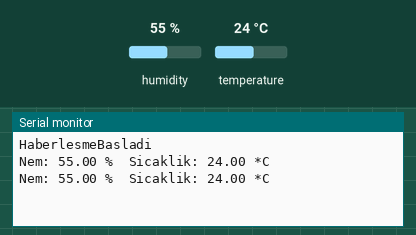
Bench run of a sketch on a simulated Arduino Uno, built with avr-gcc and run on an emulated ATmega328P. Parts: the last lines printed to the serial monitor. Wiring (inferred from the names in the program): DHT11 sensor: data pin 2. The inputs (shaded band) are chosen by the test bench; at power-on: humidity 55 %, temperature 24 °C.

Above: at 5.3 s.
5.4 s: humidity set to 22 %
At 8.0 s:
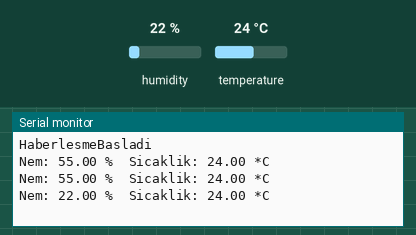
8.8 s: temperature set to 12 °C
At 10.0 s:
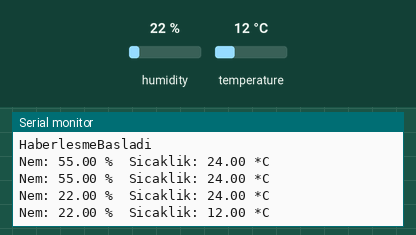
12.2 s: humidity set to 40 %
At 14.0 s:
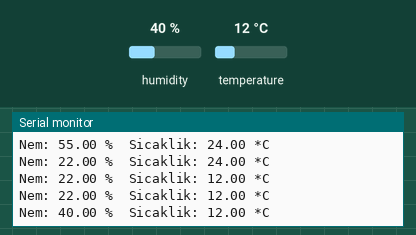
Timing chart, 0 to 15.5 s (numbered marks = the images above; inputs shaded):
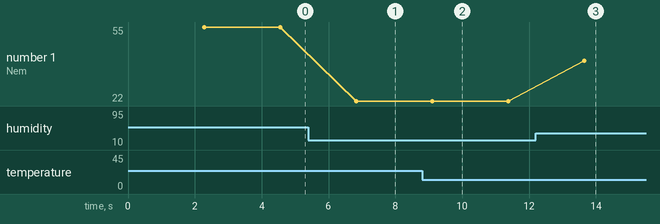

The sketch:

Bolum_3_Uyg_1.ino
```cpp
#include "DHT.h"
      #define DHTPIN 2
      #define DHTTYPE DHT11
      DHT dht(DHTPIN, DHTTYPE);
      void setup() {
        Serial.begin(9600);
Serial.println("HaberlesmeBasladi");
dht.begin();
}
void loop() {
  delay(2000);
 float h = dht.readHumidity();
 float t = dht.readTemperature();
if (isnan(h) || isnan(t))
{
Serial.println("Veri okunamadi!");
return;
}
Serial.print("Nem: ");
Serial.print(h);
Serial.print(" %\t");
Serial.print("Sicaklik: ");
Serial.print(t);
Serial.print(" *C ");
Serial.print("\n");
}
```

DHT.h
```cpp
// (licence header left out)
#ifndef DHT_H
#define DHT_H

#if ARDUINO >= 100
 #include "Arduino.h"
#else
 #include "WProgram.h"
#endif


// Uncomment to enable printing out nice debug messages.
//#define DHT_DEBUG

// Define where debug output will be printed.
#define DEBUG_PRINTER Serial

// Setup debug printing macros.
#ifdef DHT_DEBUG
  #define DEBUG_PRINT(...) { DEBUG_PRINTER.print(__VA_ARGS__); }
  #define DEBUG_PRINTLN(...) { DEBUG_PRINTER.println(__VA_ARGS__); }
#else
  #define DEBUG_PRINT(...) {}
  #define DEBUG_PRINTLN(...) {}
#endif

// Define types of sensors.
#define DHT11 11
#define DHT22 22
#define DHT21 21
#define AM2301 21


class DHT {
  public:
   DHT(uint8_t pin, uint8_t type, uint8_t count=6);
   void begin(void);
   float readTemperature(bool S=false);
   float convertCtoF(float);
   float convertFtoC(float);
   float computeHeatIndex(float temperature, float percentHumidity, bool isFahrenheit=true);
   float readHumidity(void);
   boolean read(void);

 private:
  uint8_t data[6];
  uint8_t _pin, _type, _bit, _port;
  uint32_t _lastreadtime, _maxcycles;
  bool _firstreading;
  bool _lastresult;

  uint32_t expectPulse(bool level);

};

class InterruptLock {
  public:
   InterruptLock() {
    noInterrupts();
   }
   ~InterruptLock() {
    interrupts();
   }

};

#endif
```

Measured:
- after the input at 5.4 s, the serial monitor: prints a new line after 1.4 s (image 1)
- after the input at 8.8 s, the serial monitor: prints a new line after 0.30 s (image 2)
- after the input at 12.2 s, the serial monitor: prints a new line after 1.4 s (image 3)
- plotted number 1: 55 → 22 after the input at 5.4 s, 22 → 40 after the input at 12.2 s
